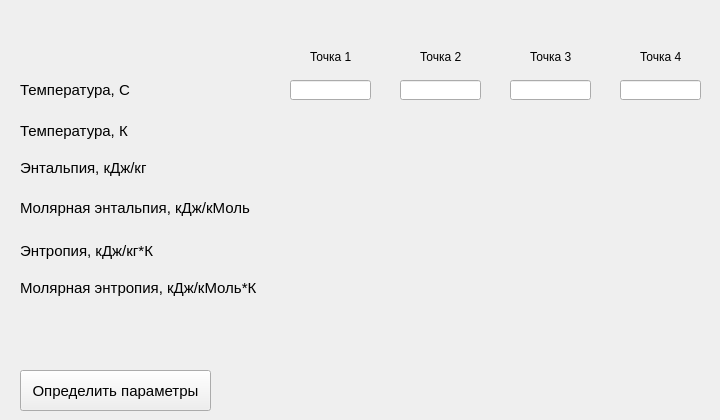
    <widget class="QWidget" name="hydrogen">
     <attribute name="title">
      <string>Водород</string>
     </attribute>
     <widget class="QLabel" name="mol_entropy_point_hydro">
      <property name="geometry">
       <rect>
        <x>290</x>
        <y>280</y>
        <width>91</width>
        <height>16</height>
       </rect>
      </property>
      <property name="font">
       <font>
        <pointsize>11</pointsize>
       </font>
      </property>
      <property name="text">
       <string/>
      </property>
     </widget>
     <widget class="QLabel" name="enthalpy_point_hydro">
      <property name="geometry">
       <rect>
        <x>290</x>
        <y>160</y>
        <width>91</width>
        <height>16</height>
       </rect>
      </property>
      <property name="font">
       <font>
        <pointsize>11</pointsize>
       </font>
      </property>
      <property name="text">
       <string/>
      </property>
     </widget>
     <widget class="QPushButton" name="result_hydro">
      <property name="geometry">
       <rect>
        <x>20</x>
        <y>370</y>
        <width>191</width>
        <height>41</height>
       </rect>
      </property>
      <property name="font">
       <font>
        <pointsize>11</pointsize>
       </font>
      </property>
      <property name="text">
       <string>Определить параметры</string>
      </property>
     </widget>
     <widget class="QLabel" name="entropy_hydro">
      <property name="geometry">
       <rect>
        <x>20</x>
        <y>240</y>
        <width>141</width>
        <height>21</height>
       </rect>
      </property>
      <property name="font">
       <font>
        <pointsize>11</pointsize>
       </font>
      </property>
      <property name="text">
       <string>Энтропия, кДж/кг*К</string>
      </property>
     </widget>
     <widget class="QLabel" name="entropy_point_hydro">
      <property name="geometry">
       <rect>
        <x>290</x>
        <y>240</y>
        <width>91</width>
        <height>21</height>
       </rect>
      </property>
      <property name="font">
       <font>
        <pointsize>11</pointsize>
       </font>
      </property>
      <property name="text">
       <string/>
      </property>
     </widget>
     <widget class="QLineEdit" name="temp_C_point_hydro">
      <property name="geometry">
       <rect>
        <x>290</x>
        <y>80</y>
        <width>81</width>
        <height>20</height>
       </rect>
      </property>
     </widget>
     <widget class="QLabel" name="temperature_K_hydro">
      <property name="geometry">
       <rect>
        <x>20</x>
        <y>120</y>
        <width>121</width>
        <height>21</height>
       </rect>
      </property>
      <property name="font">
       <font>
        <pointsize>11</pointsize>
       </font>
      </property>
      <property name="text">
       <string>Температура, К</string>
      </property>
     </widget>
     <widget class="QLabel" name="mol_enthalpy_point_hydro">
      <property name="geometry">
       <rect>
        <x>290</x>
        <y>200</y>
        <width>91</width>
        <height>16</height>
       </rect>
      </property>
      <property name="font">
       <font>
        <pointsize>11</pointsize>
       </font>
      </property>
      <property name="text">
       <string/>
      </property>
     </widget>
     <widget class="QLabel" name="mol_entropy_hydro">
      <property name="geometry">
       <rect>
        <x>20</x>
        <y>280</y>
        <width>241</width>
        <height>16</height>
       </rect>
      </property>
      <property name="font">
       <font>
        <pointsize>11</pointsize>
       </font>
      </property>
      <property name="text">
       <string>Молярная энтропия, кДж/кМоль*К</string>
      </property>
     </widget>
     <widget class="QLabel" name="temperature_C_hydro">
      <property name="geometry">
       <rect>
        <x>20</x>
        <y>80</y>
        <width>111</width>
        <height>20</height>
       </rect>
      </property>
      <property name="font">
       <font>
        <pointsize>11</pointsize>
       </font>
      </property>
      <property name="text">
       <string>Температура, С</string>
      </property>
     </widget>
     <widget class="QLabel" name="mol_enthalpy_hydro">
      <property name="geometry">
       <rect>
        <x>20</x>
        <y>200</y>
        <width>231</width>
        <height>16</height>
       </rect>
      </property>
      <property name="font">
       <font>
        <pointsize>11</pointsize>
       </font>
      </property>
      <property name="text">
       <string>Молярная энтальпия, кДж/кМоль</string>
      </property>
     </widget>
     <widget class="QLabel" name="temp_K_point_hydro">
      <property name="geometry">
       <rect>
        <x>290</x>
        <y>120</y>
        <width>91</width>
        <height>21</height>
       </rect>
      </property>
      <property name="font">
       <font>
        <pointsize>11</pointsize>
       </font>
      </property>
      <property name="text">
       <string/>
      </property>
     </widget>
     <widget class="QLabel" name="enthalpy_hydro">
      <property name="geometry">
       <rect>
        <x>20</x>
        <y>160</y>
        <width>131</width>
        <height>16</height>
       </rect>
      </property>
      <property name="font">
       <font>
        <pointsize>11</pointsize>
       </font>
      </property>
      <property name="text">
       <string>Энтальпия, кДж/кг</string>
      </property>
     </widget>
     <widget class="QLabel" name="point_hydro">
      <property name="geometry">
       <rect>
        <x>310</x>
        <y>50</y>
        <width>47</width>
        <height>13</height>
       </rect>
      </property>
      <property name="text">
       <string>Точка 1</string>
      </property>
     </widget>
     <widget class="QLabel" name="temp_K_point_hydro_2">
      <property name="geometry">
       <rect>
        <x>400</x>
        <y>120</y>
        <width>91</width>
        <height>21</height>
       </rect>
      </property>
      <property name="font">
       <font>
        <pointsize>11</pointsize>
       </font>
      </property>
      <property name="text">
       <string/>
      </property>
     </widget>
     <widget class="QLabel" name="point_hydro_2">
      <property name="geometry">
       <rect>
        <x>420</x>
        <y>50</y>
        <width>47</width>
        <height>13</height>
       </rect>
      </property>
      <property name="text">
       <string>Точка 2</string>
      </property>
     </widget>
     <widget class="QLabel" name="mol_enthalpy_point_hydro_2">
      <property name="geometry">
       <rect>
        <x>400</x>
        <y>200</y>
        <width>91</width>
        <height>16</height>
       </rect>
      </property>
      <property name="font">
       <font>
        <pointsize>11</pointsize>
       </font>
      </property>
      <property name="text">
       <string/>
      </property>
     </widget>
     <widget class="QLabel" name="enthalpy_point_hydro_2">
      <property name="geometry">
       <rect>
        <x>400</x>
        <y>160</y>
        <width>91</width>
        <height>16</height>
       </rect>
      </property>
      <property name="font">
       <font>
        <pointsize>11</pointsize>
       </font>
      </property>
      <property name="text">
       <string/>
      </property>
     </widget>
     <widget class="QLabel" name="mol_entropy_point_hydro_2">
      <property name="geometry">
       <rect>
        <x>400</x>
        <y>280</y>
        <width>91</width>
        <height>16</height>
       </rect>
      </property>
      <property name="font">
       <font>
        <pointsize>11</pointsize>
       </font>
      </property>
      <property name="text">
       <string/>
      </property>
     </widget>
     <widget class="QLineEdit" name="temp_C_point_hydro_2">
      <property name="geometry">
       <rect>
        <x>400</x>
        <y>80</y>
        <width>81</width>
        <height>20</height>
       </rect>
      </property>
     </widget>
     <widget class="QLabel" name="entropy_point_hydro_2">
      <property name="geometry">
       <rect>
        <x>400</x>
        <y>240</y>
        <width>91</width>
        <height>21</height>
       </rect>
      </property>
      <property name="font">
       <font>
        <pointsize>11</pointsize>
       </font>
      </property>
      <property name="text">
       <string/>
      </property>
     </widget>
     <widget class="QLabel" name="temp_K_point_hydro_3">
      <property name="geometry">
       <rect>
        <x>510</x>
        <y>120</y>
        <width>91</width>
        <height>21</height>
       </rect>
      </property>
      <property name="font">
       <font>
        <pointsize>11</pointsize>
       </font>
      </property>
      <property name="text">
       <string/>
      </property>
     </widget>
     <widget class="QLabel" name="point_hydro_3">
      <property name="geometry">
       <rect>
        <x>530</x>
        <y>50</y>
        <width>47</width>
        <height>13</height>
       </rect>
      </property>
      <property name="text">
       <string>Точка 3</string>
      </property>
     </widget>
     <widget class="QLabel" name="mol_enthalpy_point_hydro_3">
      <property name="geometry">
       <rect>
        <x>510</x>
        <y>200</y>
        <width>91</width>
        <height>16</height>
       </rect>
      </property>
      <property name="font">
       <font>
        <pointsize>11</pointsize>
       </font>
      </property>
      <property name="text">
       <string/>
      </property>
     </widget>
     <widget class="QLabel" name="enthalpy_point_hydro_3">
      <property name="geometry">
       <rect>
        <x>510</x>
        <y>160</y>
        <width>91</width>
        <height>16</height>
       </rect>
      </property>
      <property name="font">
       <font>
        <pointsize>11</pointsize>
       </font>
      </property>
      <property name="text">
       <string/>
      </property>
     </widget>
     <widget class="QLabel" name="mol_entropy_point_hydro_3">
      <property name="geometry">
       <rect>
        <x>510</x>
        <y>280</y>
        <width>91</width>
        <height>16</height>
       </rect>
      </property>
      <property name="font">
       <font>
        <pointsize>11</pointsize>
       </font>
      </property>
      <property name="text">
       <string/>
      </property>
     </widget>
     <widget class="QLineEdit" name="temp_C_point_hydro_3">
      <property name="geometry">
       <rect>
        <x>510</x>
        <y>80</y>
        <width>81</width>
        <height>20</height>
       </rect>
      </property>
     </widget>
     <widget class="QLabel" name="entropy_point_hydro_3">
      <property name="geometry">
       <rect>
        <x>510</x>
        <y>240</y>
        <width>91</width>
        <height>21</height>
       </rect>
      </property>
      <property name="font">
       <font>
        <pointsize>11</pointsize>
       </font>
      </property>
      <property name="text">
       <string/>
      </property>
     </widget>
     <widget class="QLabel" name="temp_K_point_hydro_4">
      <property name="geometry">
       <rect>
        <x>620</x>
        <y>120</y>
        <width>91</width>
        <height>21</height>
       </rect>
      </property>
      <property name="font">
       <font>
        <pointsize>11</pointsize>
       </font>
      </property>
      <property name="text">
       <string/>
      </property>
     </widget>
     <widget class="QLabel" name="point_hydro_4">
      <property name="geometry">
       <rect>
        <x>640</x>
        <y>50</y>
        <width>47</width>
        <height>13</height>
       </rect>
      </property>
      <property name="text">
       <string>Точка 4</string>
      </property>
     </widget>
     <widget class="QLabel" name="mol_enthalpy_point_hydro_4">
      <property name="geometry">
       <rect>
        <x>620</x>
        <y>200</y>
        <width>91</width>
        <height>16</height>
       </rect>
      </property>
      <property name="font">
       <font>
        <pointsize>11</pointsize>
       </font>
      </property>
      <property name="text">
       <string/>
      </property>
     </widget>
     <widget class="QLabel" name="enthalpy_point_hydro_4">
      <property name="geometry">
       <rect>
        <x>620</x>
        <y>160</y>
        <width>91</width>
        <height>16</height>
       </rect>
      </property>
      <property name="font">
       <font>
        <pointsize>11</pointsize>
       </font>
      </property>
      <property name="text">
       <string/>
      </property>
     </widget>
     <widget class="QLabel" name="mol_entropy_point_hydro_4">
      <property name="geometry">
       <rect>
        <x>620</x>
        <y>280</y>
        <width>91</width>
        <height>16</height>
       </rect>
      </property>
      <property name="font">
       <font>
        <pointsize>11</pointsize>
       </font>
      </property>
      <property name="text">
       <string/>
      </property>
     </widget>
     <widget class="QLineEdit" name="temp_C_point_hydro_4">
      <property name="geometry">
       <rect>
        <x>620</x>
        <y>80</y>
        <width>81</width>
        <height>20</height>
       </rect>
      </property>
     </widget>
     <widget class="QLabel" name="entropy_point_hydro_4">
      <property name="geometry">
       <rect>
        <x>620</x>
        <y>240</y>
        <width>91</width>
        <height>21</height>
       </rect>
      </property>
      <property name="font">
       <font>
        <pointsize>11</pointsize>
       </font>
      </property>
      <property name="text">
       <string/>
      </property>
     </widget>
    </widget>
